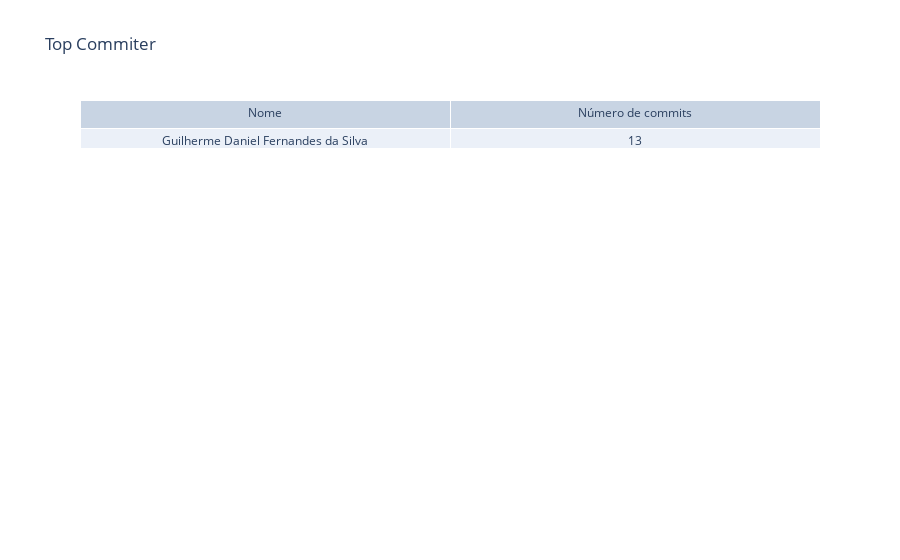

The code cell stored with this chart in its notebook:
### Markdown cell above
## Top Commiter

### Code cell
most_contributed = max(author_dict, key=lambda k: author_dict[k])

fig = go.Figure(data=[go.Table(header=dict(values=['Nome', 'Número de commits']),
    cells=dict(values=[[most_contributed], [author_dict[most_contributed]]]))
    ],
    layout=go.Layout(title='Top Commiter')
)

fig.show()

### Figure 1 — Plotly figure (JSON) as saved in the notebook; plotly's stock layout.template omitted (floating-point values rounded to 4 significant figures)
{"data": [{"cells": {"values": [["Guilherme Daniel Fernandes da Silva"], [13]]}, "header": {"values": ["Nome", "Número de commits"]}, "type": "table"}], "layout": {"title": {"text": "Top Commiter"}}}
